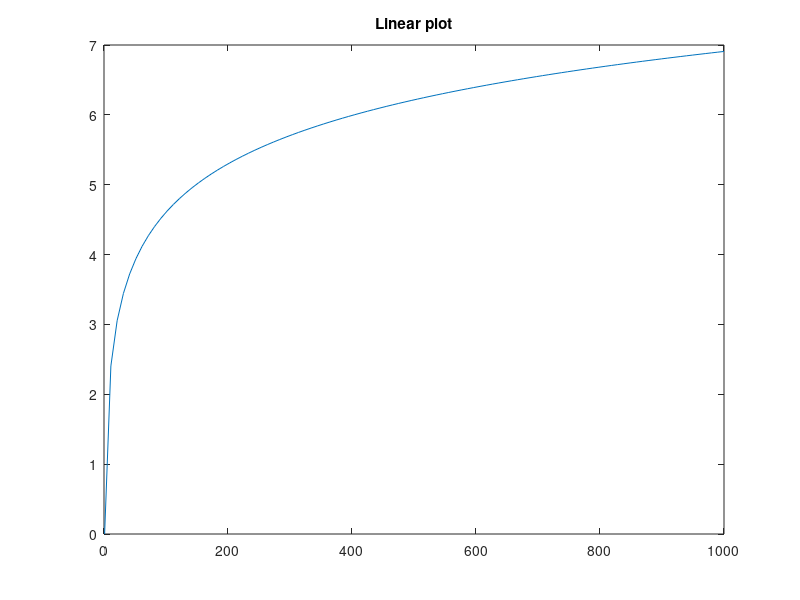
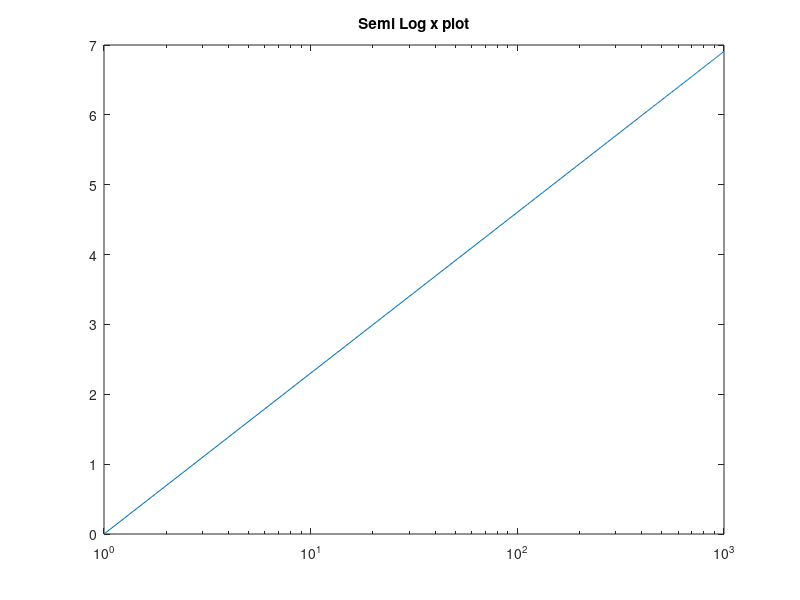

These figures' MATLAB source, in order:
%
% semilogx example
%

% x and y vectors
x = linspace(1,1000);
y = log(x);

% linear plot
fig1 = figure;
ax1 = axes(fig1);
plot(ax1, x, y);
title(ax1, 'Linear plot')

% semilogx plot
fig2 = figure;
ax2 = axes(fig2);
semilogx(ax2, x, y);
title(ax2, 'Semi Log x plot')
